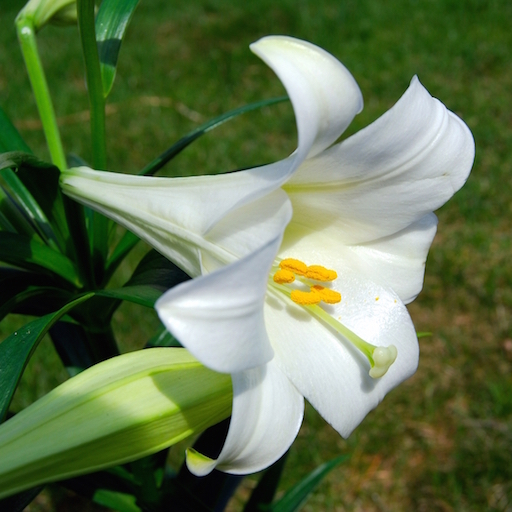
#> input picture 15 data_science/机器学习/data/lily.jpg, 512 x 512 px
$ jupyter execute preprocessing.ipynb
#> lines starting #> are read from the running program, lines starting #| are printed output that depends on the picture; after the words box and inside, x2 and y2 are one past the last pixel; in counts of white or black regions, pixels touching at a corner belong together
# preprocessing.ipynb   数据预处理

[cell 1]
import numpy as np
import sklearn.preprocessing as sp

[cell 2]
raw_samples = np.array([[17., 100., 4000],
                        [20., 80., 5000],
                        [23., 75., 5500]])

## 均值移除

[cell 3]
r = sp.scale(raw_samples)
r

[cell 4]
print(r.mean(axis=0))
print(r.std(axis=0))

## 范围缩放

[cell 5]
raw_samples

[cell 6]
mms = sp.MinMaxScaler(feature_range=(0, 1))
r = mms.fit_transform(raw_samples)
r

## 归一化

[cell 7]
data = np.array([[20, 10, 5], [-4, 2, 1], [15, 11, 13]])
data

[cell 8]
r = sp.normalize(data, norm='l1')
print(r)
np.abs(r).sum(axis=1)

[cell 9]
r = sp.normalize(data, norm='l2')
print(r)
(r**2).sum(axis=1)

## 二值化

[cell 10]
raw_samples

[cell 11]
bin = sp.Binarizer(threshold=80)
r = bin.transform(raw_samples)
r

[cell 12]
import cv2 as cv
import matplotlib.pyplot as plt
img = cv.imread('../data/lily.jpg', 0)  # 读取lily.jpg的灰度图，每个元素为相应位置像素的亮度
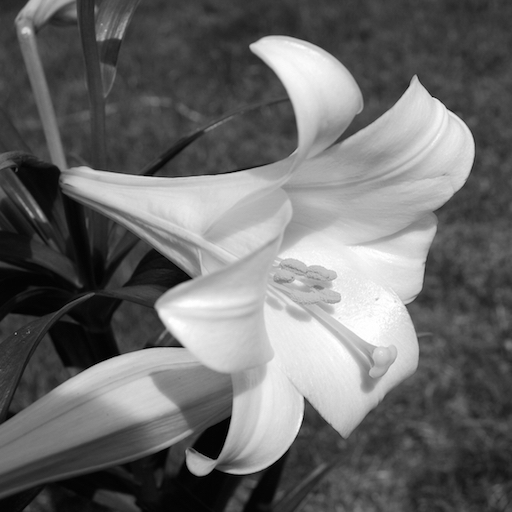
#> img: shape (512, 512); min 0, max 255, mean 106.7
img.shape
#> Out = (512, 512)

[cell 13]
plt.imshow(img, cmap='gray')

[cell 14]
bin = sp.Binarizer(threshold=180)
img2 = bin.transform(img)
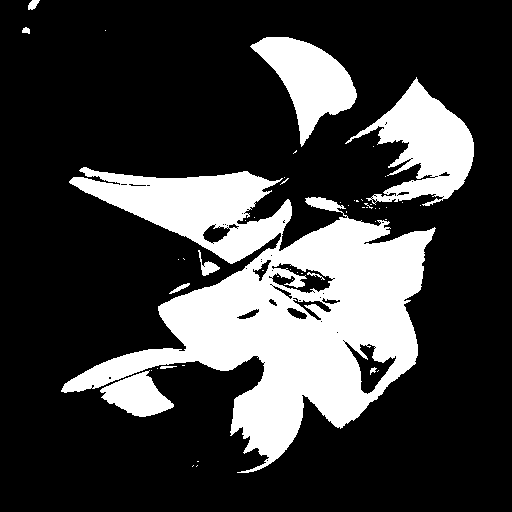
#> img2: shape (512, 512); values 0 (black) and 1 (white), 24.1% white; 51 white regions (40 under 20 px), largest, box (x1, y1, x2, y2) and area: (61, 167, 436, 473) 47800, (345, 77, 474, 206) 7415, (250, 37, 357, 147) 5363
plt.imshow(img2, cmap='gray')
